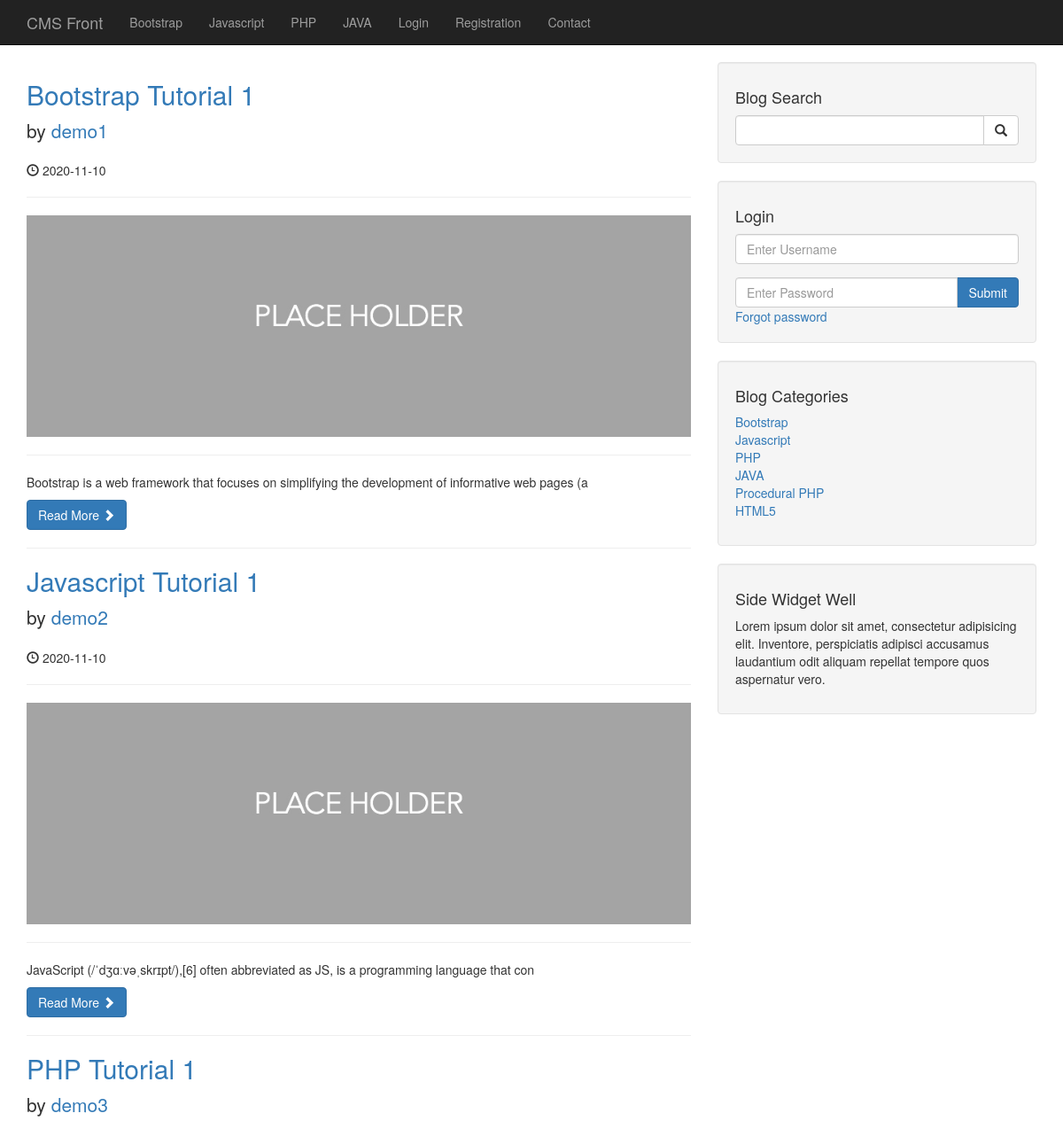
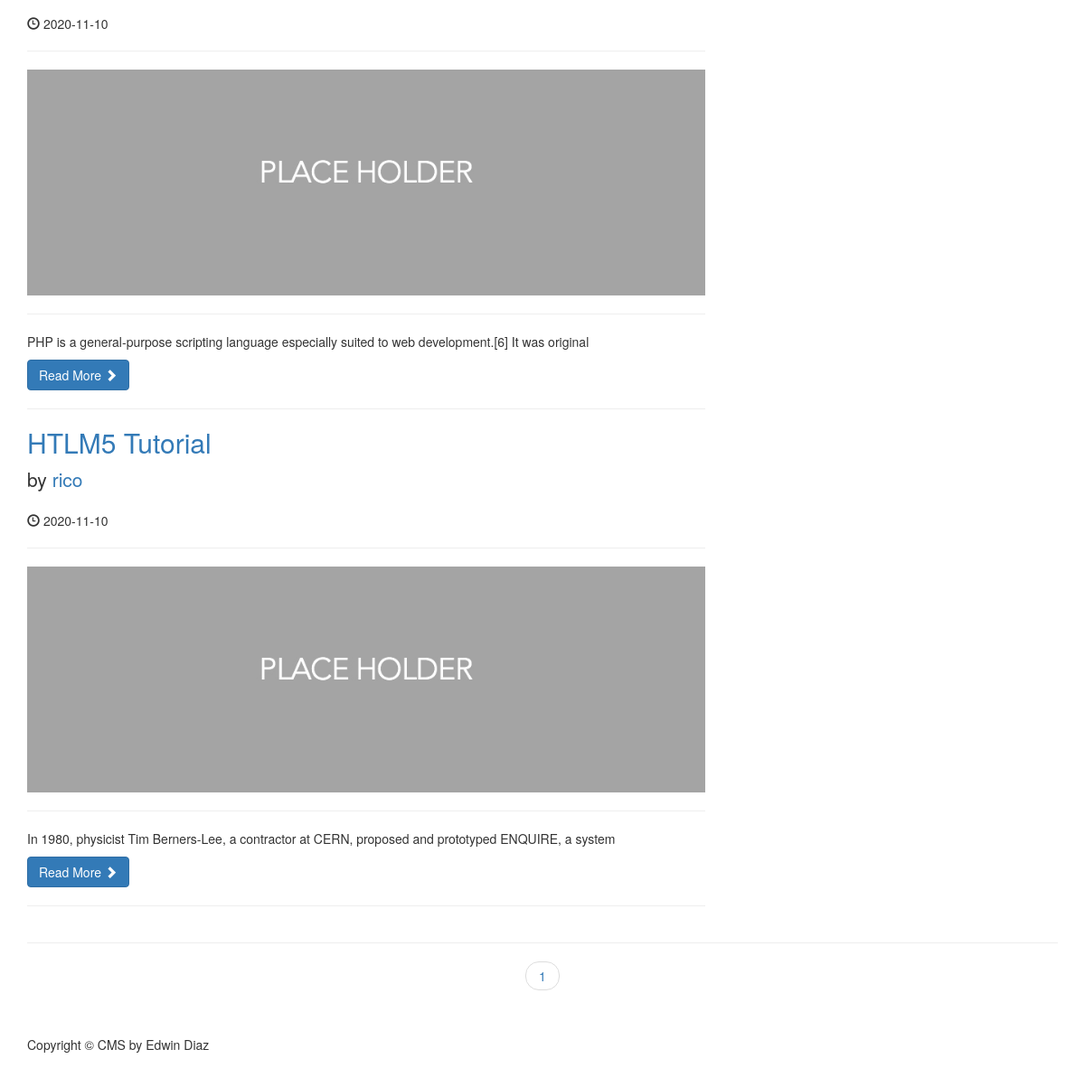
The page / on the database its author committed (2 pictures, top to bottom).
### tables this page shows
CREATE TABLE `categories` (
  `cat_id` int(3) NOT NULL,
  `user_id` int(11) NOT NULL,
  `cat_title` varchar(255) NOT NULL
);

CREATE TABLE `posts` (
  `post_id` int(3) NOT NULL,
  `post_category_id` int(3) NOT NULL,
  `post_title` varchar(255) NOT NULL,
  `post_author` varchar(255) DEFAULT NULL,
  `post_user` varchar(255) NOT NULL,
  `user_id` int(11) NOT NULL,
  `post_date` date NOT NULL,
  `post_image` text DEFAULT NULL,
  `post_content` text DEFAULT NULL,
  `post_tags` varchar(255) NOT NULL,
  `post_comment_count` int(11) NOT NULL DEFAULT 0,
  `post_status` varchar(255) NOT NULL DEFAULT 'draft',
  `post_views_count` int(11) NOT NULL DEFAULT 0,
  `likes` int(11) NOT NULL
);

### admin/functions.php (called while the page is built, shortened)
<?php
function isLoggedIn(){
    return false;
}
function escape($string){
    global $connection;
    return mysqli_real_escape_string($connection, trim($string));
}
function imageController($post_image){
    if($post_image && !empty($post_image)){
        if(file_exists(rootFolderDirectory() . "images/" . $post_image)){
            return imageRoot() . "images/" . $post_image;
        }else {
            return imageRoot() . "images/placeholder.jpg";
        }
    }else{
        return imageRoot() . "images/placeholder.jpg";
    }
}
function rootFolderDirectory(){
    $serverName = $_SERVER['SERVER_NAME'];
    if($serverName == 'localhost'){
        $host = "C:/xampp/htdocs/cms/";
    }else{
        $host = myDirectory();
    }
    return $host;
}
function imageRoot(){
    $serverName = $_SERVER['SERVER_NAME'];
    if($serverName == 'localhost'){
        $host = "/cms/";
    }else{
        $host = "/";
    }
    return $host;
}
?>

### index.php (the view, shortened to what this page needs)
<?php include "includes/db.php"?>
<?php include "includes/header.php"?>
<?php include "admin/functions.php";?>
<?php include "includes/navigation.php"?>
<div class="container">
    <div class="row">
        <div class="col-md-8">
            <?php
    $per_page = 5;
if(isset($_GET['page'])){
    $page = escape($_GET['page']);
}else{
    $page = "";
}
if($page == "" || $page == 1){
    $page_1 = 0;
}else{
    $page_1 = ($page * $per_page) - $per_page;
}
if(isset($_SESSION['user_role']) && $_SESSION['user_role'] == 'admin'){
    $post_query_count = "SELECT * FROM posts";
}else{
    $post_query_count = "SELECT * FROM posts WHERE post_status='published'";
}
$find_count = mysqli_query($connection, $post_query_count);
$count = mysqli_num_rows($find_count);
if($count < 1){
    echo "<h1 class='text-center'>No posts available</h1>";
}else{
    $count = ceil($count / $per_page);
    if(isset($_SESSION['user_role']) && $_SESSION['user_role'] == 'admin'){
        $query = "SELECT * FROM posts LIMIT $page_1,$per_page";
    }else{
        $query = "SELECT * FROM posts WHERE post_status='published' LIMIT $page_1,$per_page";
    }
    $select_all_posts_query = mysqli_query($connection, $query);
    while($row = mysqli_fetch_assoc($select_all_posts_query)){
        $post_id = escape($row['post_id']);
        $post_title = escape($row['post_title']);
        $thereIsNoPostUser = false;
        $post_user = escape($row['post_user']);
        $post_date = escape($row['post_date']);
        $post_image = escape($row['post_image']);
        $post_content = strip_tags(substr(escape($row['post_content']), 0,100));
            ?>
            <h2>
                <a href="post.php?p_id=<?php echo $post_id;?>"><?php echo $post_title?></a>
            </h2>
            <p class="lead">
                <?php
                if(!$thereIsNoPostUser){
                ?>
                by <a href="author_posts.php?author=<?php echo $post_user?>&p_id=<?php echo $post_id;?>"><?php echo $post_user?></a>
                <?php }else{
                    echo $post_user;
                }?>
            </p>
            <p><span class="glyphicon glyphicon-time"></span> <?php echo $post_date?></p>
            <hr>
            <a href="post.php?p_id=<?php echo $post_id;?>">
                <img class="img-responsive" src='<?php echo imageController($post_image)?>' alt="">
            </a>
            <hr>
            <p><?php echo $post_content?></p>
            <a class="btn btn-primary" href="post.php?p_id=<?php echo $post_id;?>">Read More <span class="glyphicon glyphicon-chevron-right"></span></a>
            <hr>
            <?php
    }
}
            ?>
        </div>
        <?php include "includes/sidebar.php"?>
    </div>
    <hr>
    <ul class="pager">
        <?php
    for($i = 1; $i <= $count; $i++){
        if($i == $page){
            echo "<li><a class='active_link' href='index.php?page={$i}'>{$i}</a></li>";
        }else{
            echo "<li><a href='index.php?page={$i}'>{$i}</a></li>";
        }
    }
        ?>
    </ul>
    <?php include "includes/footer.php"?>

### includes/header.php (shortened to what this page needs)
<!DOCTYPE html>
<html lang="en">
    <head>
        <link href="css/bootstrap.min.css" rel="stylesheet">
        <link href="css/blog-home.css" rel="stylesheet">
        <link href="css/styles.css" rel="stylesheet">
    </head>
    <body>

### includes/navigation.php (shortened to what this page needs)
<nav class="navbar navbar-inverse navbar-fixed-top" role="navigation">
    <div class="container">
        <div class="navbar-header">
            <a class="navbar-brand" href="index.php">CMS Front</a>
        </div>
        <div class="collapse navbar-collapse" id="bs-example-navbar-collapse-1">
            <ul class="nav navbar-nav">
                <?php
                $query = "SELECT * FROM categories LIMIT 4";
                $select_all_categories_query = mysqli_query($connection, $query);
                while($row = mysqli_fetch_assoc($select_all_categories_query)){
                    $cat_title = escape($row['cat_title']);
                    $cat_id = escape($row['cat_id']);
                    $category_class='';
                    $registration_class = '';
                    $contact_class='';
                    echo "<li class='$category_class'><a href='category.php?category=$cat_id'>{$cat_title}</a></li>";
                }
                ?>
                <?php if(isLoggedIn()):?>
                <li>
                    <a href="admin">Admin</a>
                </li>
                <li>
                    <a href="includes/logout.php">Logout</a>
                </li>
                <?php else:?>
                <li>
                    <a href="login.php">Login</a>
                </li>
                <li class='<?php echo $registration_class?>'>
                    <a href="registration.php">Registration</a>
                </li>
                <?php endif;?>
                <li class='<?php echo $contact_class?>'>
                    <a href="contact.php">Contact</a>
                </li>
            </ul>
        </div>
    </div>
</nav>

### includes/sidebar.php (shortened to what this page needs)
<div class="col-md-4">
    <div class="well">
        <h4>Blog Search</h4>
        <form action="search.php" method="post">
            <div class="input-group">
                <input name="search" type="text" class="form-control">
                <span class="input-group-btn">
                    <button name="submit" class="btn btn-default" type="submit">
                        <span class="glyphicon glyphicon-search"></span>
                    </button>
                </span>
            </div>
        </form>
    </div>
    <div class="well">
        <?php if(isset($_SESSION['user_role'])):?>
        <h4>Logged in as <?php echo $_SESSION['username'];?></h4>
        <a href="includes/logout.php" class="btn btn-primary">Logout</a>
        <?php else:?>
        <h4>Login</h4>
        <form method="post">
            <div class="form-group">
                <input name="username" type="text" class="form-control" placeholder="Enter Username">
            </div>
            <div class="input-group">
                <input name="password" type="password" class="form-control" placeholder="Enter Password">
                <span class="input-group-btn">
                    <button class="btn btn-primary" name="login" type="submit">Submit</button>
                </span>
            </div>
        </form>
        <a href="forgot.php?forgot=<?php echo uniqid(true)?>">Forgot password</a>
        <?php endif;?>
    </div>
    <div class="well">
        <?php
        $query = "SELECT * FROM categories";
        $select_categories_sidebar = mysqli_query($connection, $query);
        ?>
        <h4>Blog Categories</h4>
        <div class="row">
            <div class="col-lg-12">
                <ul class="list-unstyled">
                    <?php
                    while($row = mysqli_fetch_assoc($select_categories_sidebar)){
                        $cat_title = escape($row['cat_title']);
                        $cat_id = escape($row['cat_id']);
                        echo "<li><a href='category.php?category=$cat_id'>{$cat_title}</a></li>";
                    }
                    ?>
                </ul>
            </div>
        </div>
    </div>
    <?php include "widget.php";?>
</div>

### includes/widget.php
<div class="well">
    <h4>Side Widget Well</h4>
    <p>Lorem ipsum dolor sit amet, consectetur adipisicing elit. Inventore, perspiciatis adipisci accusamus laudantium odit aliquam repellat tempore quos aspernatur vero.</p>
</div>

### includes/footer.php (shortened to what this page needs)
<footer>
    <div class="row">
        <div class="col-lg-12">
            <p>Copyright &copy; CMS by Edwin Diaz</p>
        </div>
    </div>
</footer>
</div>
</body>
</html>

### css/blog-home.css (style rules this page uses)
body { padding-top: 70px; }
footer { margin: 50px 0; }

### rows shown on the page
categories: cat_title "Bootstrap"
categories: cat_title "Javascript"
categories: cat_title "PHP"
categories: cat_title "JAVA"
posts: post_title "Bootstrap Tutorial 1", post_user "demo1", post_date "2020-11-10", post_content "Bootstrap is a web framework that focuses on simplifying the development of informative web pages (a"
posts: post_title "Javascript Tutorial 1", post_user "demo2", post_date "2020-11-10", post_content "JavaScript (/ˈdʒɑːvəˌskrɪpt/),[6] often abbreviated as JS, is a programming language that con"
posts: post_title "PHP Tutorial 1", post_user "demo3", post_date "2020-11-10", post_content "PHP is a general-purpose scripting language especially suited to web development.[6] It was original"
posts: post_title "HTLM5 Tutorial", post_user "rico", post_date "2020-11-10", post_content "In 1980, physicist Tim Berners-Lee, a contractor at CERN, proposed and prototyped ENQUIRE, a system"
categories: cat_title "Procedural PHP"
categories: cat_title "HTML5"
